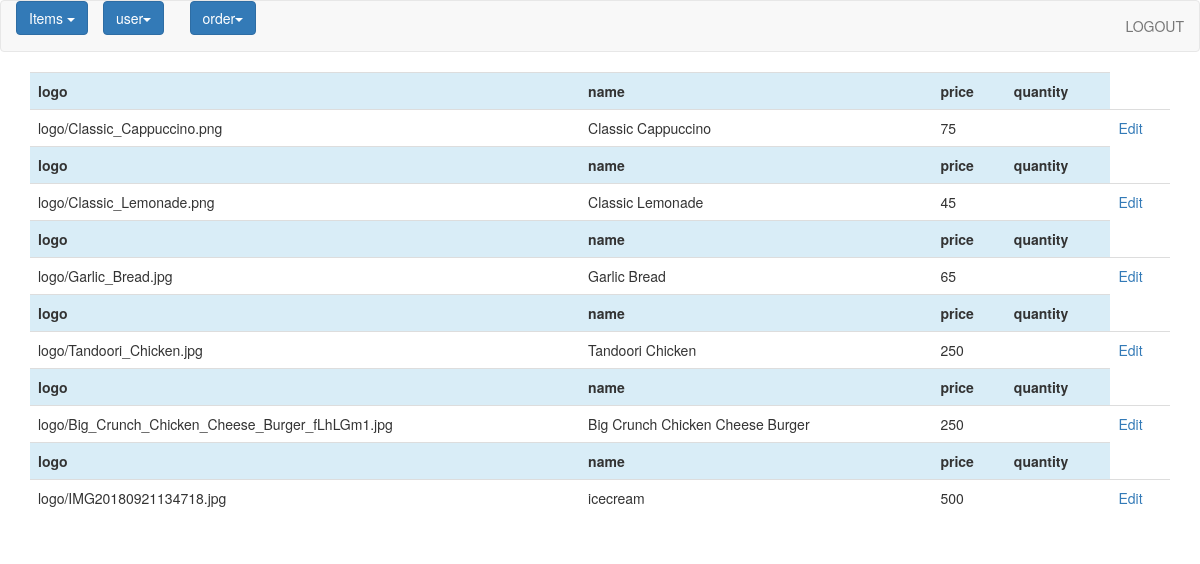
Screenshot of /admin1/edit/ with the database file from the repository.
### register/models.py (models this page shows)
class Items(models.Model):
    quantity = models.IntegerField()
    name=models.CharField(max_length=100)
    price=models.IntegerField()
    logo=models.ImageField(upload_to='logo')
    class Meta:
        db_table='Item'

### admin1/views.py (the view)
def edit(request):
    ob=Items.objects.all()
    return render(request,'edit.html',{'object_list':ob})

### admin1/Templates/edit.html
{% extends 'admin1.html' %}
{% block content %}
<div class="container">
    <table class="table">
        {% for i in object_list %}
        <tr class="info">
            <th>logo</th>
            <th>name</th>
            <th>price</th>
            <th>quantity</th>
        </tr>
        <tr>
            <td>{{i.logo}}</td>
            <td>{{i.name}}</td>
            <td>{{i.price}}</td>
            <td>{{i.quan}}</td>
            <td><a href="{%url 'admin1:update' i.id %}">Edit</a> </td>
        </tr>
        {% endfor %}
    </table>
</div>
{% endblock %}

### rows the page displays
Items: logo "logo/Classic_Cappuccino.png", name "Classic Cappuccino", price "75"
Items: logo "logo/Classic_Lemonade.png", name "Classic Lemonade", price "45"
Items: logo "logo/Garlic_Bread.jpg", name "Garlic Bread", price "65"
Items: logo "logo/Tandoori_Chicken.jpg", name "Tandoori Chicken", price "250"
Items: logo "logo/Big_Crunch_Chicken_Cheese_Burger_fLhLGm1.jpg", name "Big Crunch Chicken Cheese Burger", price "250"
Items: logo "logo/IMG20180921134718.jpg", name "icecream", price "500"
